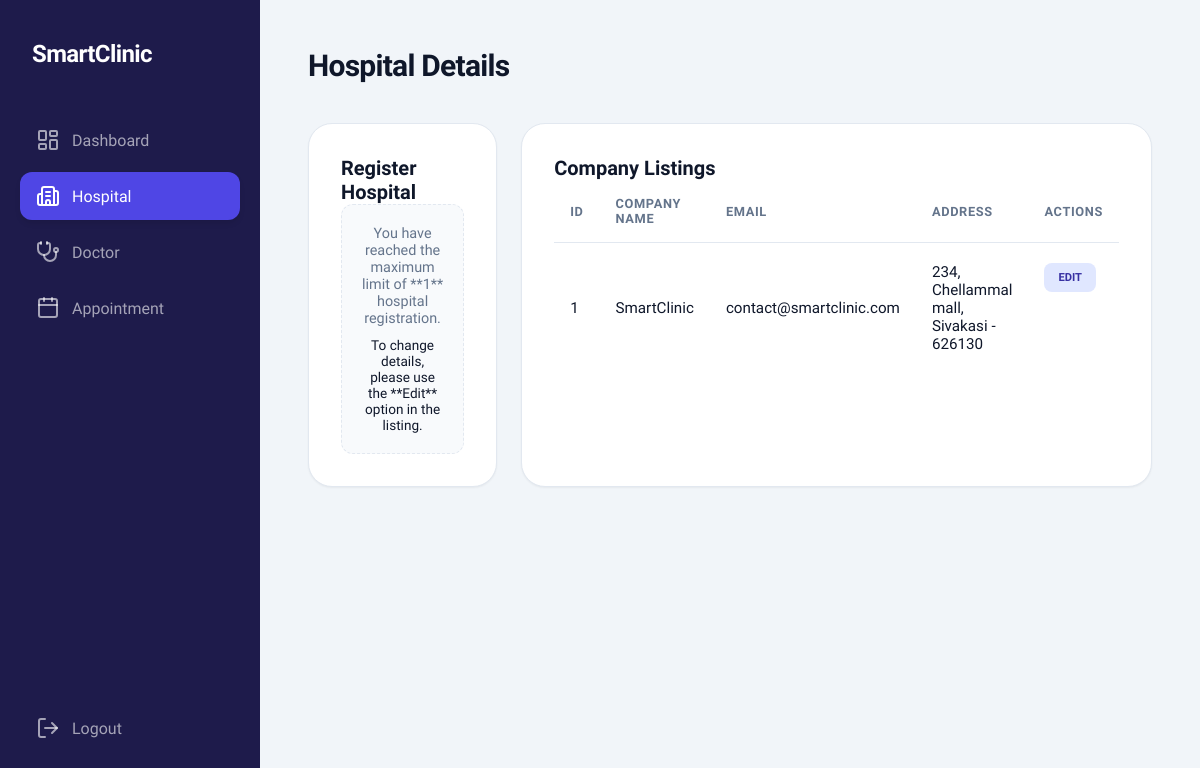
The page /company.php (signed in) on the database as committed earlier.
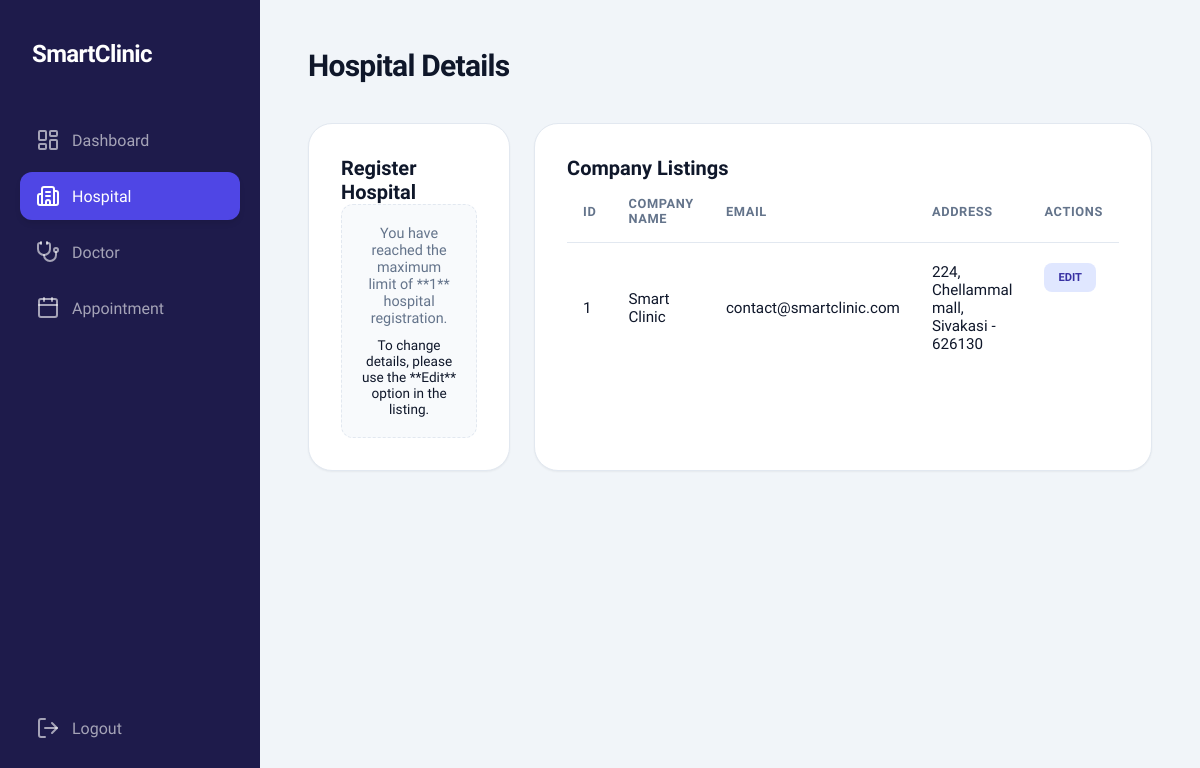
The same page on the database as committed later.
### tables this page shows
CREATE TABLE `sc_company` (
  `id` int(11) NOT NULL AUTO_INCREMENT,
  `company_id` mediumtext DEFAULT NULL,
  `company_name` mediumtext DEFAULT NULL,
  `company_email` mediumtext DEFAULT NULL,
  `company_address` mediumtext DEFAULT NULL,
  `deleted` int(11) NOT NULL DEFAULT 0,
  `created_date_time` mediumtext DEFAULT NULL,
  `updated_date_time` mediumtext DEFAULT NULL,
  PRIMARY KEY (`id`)
);

### company.php (the view, shortened to what this page needs)
<?php
    include_once("common_file.php");
    $edit_id = $_GET['company_id'] ?? '';
    $company_name = "";
    $company_email = "";
    $company_address = "";
?>
<!DOCTYPE html>
<html lang="en">
<head>
    <link rel="stylesheet" href="assets/css/style.css">
</head>
<body>
    <div class="dashboard-container">
        <?php include 'includes/sidebar.php'; ?>
        <main class="main-content">
            <header class="top-header">
                <div class="page-title">
                    <h1>Hospital Details</h1>
                </div>
            </header>
            <div class="grid-container" style="grid-template-columns: 1fr 2fr;">
                <div class="content-card">
                    <?php
                        $max_company = 1;
                        $stmt_count = $con->prepare("SELECT COUNT(*) FROM " . $GLOBALS['company_table'] . " WHERE deleted = 0");
                        $stmt_count->execute();
                        $company_count = $stmt_count->fetchColumn();
                        $can_show_form = (empty($edit_id) && $company_count < $max_company) || !empty($edit_id);
                    ?>
                    <div class="content-card-header">
                        <h2><?php echo empty($edit_id) ? "Register Hospital" : "Update Hospital"; ?></h2>
                    </div>
                    <?php if ($can_show_form): ?>
                        <form name="company_form" id="company_form" onsubmit="event.preventDefault(); formSubmit('company_form', 'company_action.php', 'company.php', 'company');">
                            <input type="hidden" name="view_company_id" value="<?php echo $edit_id; ?>">
                            <div class="form-group">
                                <label for="comp-name">Hospital Name</label>
                                <input type="text" id="comp-name" name="company_name" class="form-input" placeholder="Main Clinic Branch" value="<?php echo $company_name; ?>" onkeypress="return allowLettersOnly(event)" required>
                                <span id="error-company_name" class="error-msg"></span>
                            </div>
                            <div class="form-group">
                                <label for="comp-address">Address</label>
                                <textarea id="comp-address" name="address" class="form-input" style="height: 100px; resize: none;" placeholder="123 Medical Plaza, New York, NY" required><?php echo $company_address; ?></textarea>
                                <span id="error-address" class="error-msg"></span>
                            </div>
                            <div class="form-group">
                                <label for="comp-email">Email Address</label>
                                <input type="email" id="comp-email" name="email" class="form-input" placeholder="contact@smartclinic.com" value="<?php echo $company_email; ?>" required>
                                <span id="error-email" class="error-msg"></span>
                            </div>
                            <div id="success-msg" class="success-msg hidden"></div>
                            <button type="submit" class="btn-primary"><?php echo empty($edit_id) ? "Save Details" : "Update Details"; ?></button>
                            <?php if (!empty($edit_id)): ?>
                                <a href="company.php" class="btn-secondary" style="text-decoration: none; display: inline-block; padding: 10px 20px; border-radius: 6px; background: #e2e8f0; color: #475569; margin-top: 10px; width: 100%; text-align: center;">Cancel</a>
                            <?php endif; ?>
                        </form>
                    <?php else: ?>
                        <div style="padding: 20px; text-align: center; background: #f8fafc; border-radius: 12px; border: 1px dashed var(--border-color);">
                            <p style="color: var(--text-muted); font-size: 0.9rem;">You have reached the maximum limit of **<?php echo $max_company; ?>** hospital registration.</p>
                            <p style="margin-top: 10px; font-size: 0.85rem;">To change details, please use the **Edit** option in the listing.</p>
                        </div>
                    <?php endif; ?>
                </div>
                <div class="content-card">
                    <div class="content-card-header">
                        <h2>Company Listings</h2>
                    </div>
                    <div class="table-container">
                        <table>
                            <thead>
                                <tr>
                                    <th>ID</th>
                                    <th>Company Name</th>
                                    <th>Email</th>
                                    <th>Address</th>
                                    <th>Actions</th>
                                </tr>
                            </thead>
                            <tbody>
                                <?php
                                    $stmt = $con->prepare("SELECT * FROM " . $GLOBALS['company_table'] . " WHERE deleted = 0 ORDER BY id DESC");
                                    $stmt->execute();
                                    $companies = $stmt->fetchAll();
                                    if ($companies) {
                                        foreach ($companies as $comp) {
                                            echo "<tr>";
                                            echo "<td>" . $comp['id'] . "</td>";
                                            echo "<td>" . $comp['company_name'] . "</td>";
                                            echo "<td>" . $comp['company_email'] . "</td>";
                                            echo "<td>" . $comp['company_address'] . "</td>";
                                            echo "<td>
                                                    <a href='company.php?company_id=" . $comp['company_id'] . "' class='status-badge status-attended' style='border:none; cursor:pointer; text-decoration:none;'>Edit</a>
                                                  </td>";
                                            echo "</tr>";
                                        }
                                    } else {
                                        echo "<tr><td colspan='5' style='text-align:center;'>No records found</td></tr>";
                                    }
                                ?>
                            </tbody>
                        </table>
                    </div>
                </div>
            </div>
        </main>
    </div>
</body>
</html>

### includes/sidebar.php (shortened to what this page needs)
<div class="sidebar">
    <div class="logo-area">
        <h2>SmartClinic</h2>
    </div>
    <ul class="nav-menu">
        <li class="nav-item">
            <a href="dashboard.php" class="nav-link <?php echo basename($_SERVER['PHP_SELF']) == 'dashboard.php' ? 'active' : ''; ?>">
                <i data-lucide="layout-dashboard"></i>
                <span>Dashboard</span>
            </a>
        </li>
        <li class="nav-item">
            <a href="company.php" class="nav-link <?php echo basename($_SERVER['PHP_SELF']) == 'company.php' ? 'active' : ''; ?>">
                <i data-lucide="building-2"></i>
                <span>Hospital</span>
            </a>
        </li>
        <li class="nav-item">
            <a href="doctor.php" class="nav-link <?php echo basename($_SERVER['PHP_SELF']) == 'doctor.php' ? 'active' : ''; ?>">
                <i data-lucide="stethoscope"></i>
                <span>Doctor</span>
            </a>
        </li>
        <li class="nav-item">
            <a href="appointment.php" class="nav-link <?php echo basename($_SERVER['PHP_SELF']) == 'appointment.php' ? 'active' : ''; ?>">
                <i data-lucide="calendar"></i>
                <span>Appointment</span>
            </a>
        </li>
        <li class="nav-item" style="margin-top: auto; padding-top: 20px;">
            <a href="logout.php" class="nav-link">
                <i data-lucide="log-out"></i>
                <span>Logout</span>
            </a>
        </li>
    </ul>
</div>

### assets/css/style.css (style rules this page uses)
:root { --primary-color: #4f46e5; --primary-hover: #4338ca; --secondary-color: #0ea5e9; --accent-color: #10b981; --bg-main: #f1f5f9; --bg-card: #ffffff; --text-main: #0f172a; --text-muted: #64748b; --border-color: #e2e8f0; --sidebar-bg: #1e1b4b; --sidebar-width: 260px; --transition: all 0.3s cubic-bezier(0.4, 0, 0.2, 1); --shadow-sm: 0 1px 2px 0 rgb(0 0 0 / 0.05); --shadow-md: 0 4px 6px -1px rgb(0 0 0 / 0.1), 0 2px 4px -2px rgb(0 0 0 / 0.1); --shadow-lg: 0 10px 15px -3px rgb(0 0 0 / 0.1), 0 4px 6px -4px rgb(0 0 0 / 0.1); }
* { margin: 0; padding: 0; box-sizing: border-box; font-family: 'Plus Jakarta Sans', sans-serif; }
body { background-color: var(--bg-main); color: var(--text-main); overflow-x: hidden; }
.dashboard-container { display: flex; min-height: 100vh; }
.sidebar { width: var(--sidebar-width); background: var(--sidebar-bg); padding: 40px 20px; display: flex; flex-direction: column; position: fixed; height: 100vh; color: white; z-index: 100; }
.logo-area { margin-bottom: 48px; padding: 0 12px; }
.logo-area h2 { font-size: 1.5rem; font-weight: 800; color: white; letter-spacing: -0.025em; }
.nav-menu { list-style: none; display: flex; flex-direction: column; height: 100%; }
.nav-item { margin-bottom: 8px; }
.nav-link { display: flex; align-items: center; padding: 12px 16px; color: rgba(255, 255, 255, 0.6); text-decoration: none; border-radius: 12px; transition: var(--transition); gap: 12px; font-weight: 500; }
.nav-link.active { background: var(--primary-color); color: white; box-shadow: 0 4px 6px -1px rgba(0, 0, 0, 0.1); }
.main-content { flex: 1; margin-left: var(--sidebar-width); padding: 48px; }
.top-header { display: flex; justify-content: space-between; align-items: center; margin-bottom: 40px; }
.page-title h1 { font-size: 1.875rem; font-weight: 700; color: var(--text-main); letter-spacing: -0.025em; }
.grid-container { display: grid; grid-template-columns: repeat(auto-fill, minmax(300px, 1fr)); gap: 24px; margin-bottom: 40px; }
.content-card { background: white; border: 1px solid var(--border-color); padding: 32px; border-radius: 24px; margin-bottom: 30px; box-shadow: var(--shadow-sm); }
.content-card-header h2 { font-size: 1.25rem; font-weight: 700; color: var(--text-main); }
.table-container { width: 100%; overflow-x: auto; }
table { width: 100%; border-collapse: separate; border-spacing: 0; }
th { text-align: left; padding: 16px; color: var(--text-muted); font-weight: 600; font-size: 0.8rem; text-transform: uppercase; letter-spacing: 0.05em; border-bottom: 1px solid var(--border-color); }
td { padding: 20px 16px; border-bottom: 1px solid var(--border-color); color: var(--text-main); font-size: 0.95rem; vertical-align: middle; }
tr:last-child td { border-bottom: none; }
td:last-child { display: flex; gap: 8px; flex-wrap: wrap; align-items: center; }
.status-badge { display: inline-flex; align-items: center; justify-content: center; padding: 8px 14px; border-radius: 8px; font-size: 0.7rem; font-weight: 700; text-transform: uppercase; white-space: nowrap; border: none; cursor: pointer; transition: var(--transition); }
.status-attended { background: #e0e7ff; color: #3730a3; }

Rows that differ between the two databases and show on the page:
changed sc_company "contact@smartclinic.com": company_name "SmartClinic" → "Smart Clinic"; company_address "234, Chellammal mall, Sivakasi - 626130" → "224, Chellammal mall, Sivakasi - 626130"
